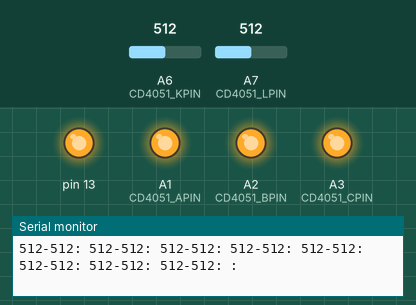
Recording of a sketch running on a simulated Arduino Nano, built with avr-gcc and run on an emulated ATmega328P. On the bench: output pins drawn as LEDs (lit = HIGH), the last lines printed to the serial monitor. Dashed ring = blinking. The inputs (shaded band) are chosen by the test bench; at power-on: A6 (CD4051_KPIN) = 512, A7 (CD4051_LPIN) = 512.

Above: at 1.2 s.
1.3 s: A6 (CD4051_KPIN) set to 495
At 1.71 s:
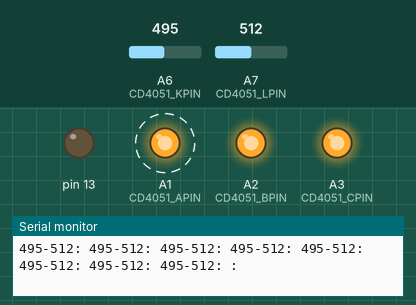
4.3 s: A7 (CD4051_LPIN) set to 0
7.3 s: A6 (CD4051_KPIN) set to 0
At 7.3 s:
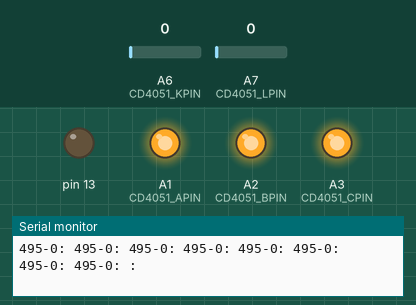
Timing chart, 0 to 10.3 s (numbered marks = the images above; inputs shaded):
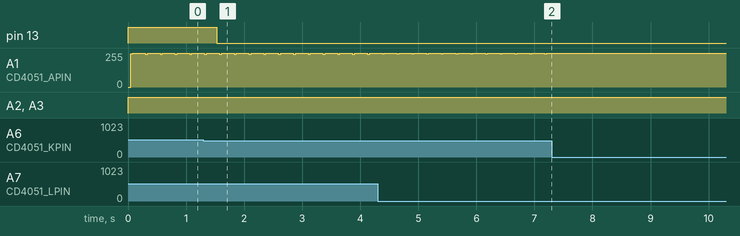

The sketch:

demo2.ino
```cpp
#define CD4051_APIN A1
#define CD4051_BPIN A2
#define CD4051_CPIN A3
#define CD4051_KPIN A6
#define CD4051_LPIN A7

#define OUTPIN CD4051_LPIN
//JRcd4051 JRcd4051(OUTPIN,CD4051_APIN,CD4051_BPIN,CD4051_CPIN);


int tcrt2,tcrt1;
void setup(){
pinMode(13,OUTPUT);
Serial.begin(115200);
pinMode(CD4051_APIN,OUTPUT);
pinMode(CD4051_BPIN,OUTPUT);
pinMode(CD4051_CPIN,OUTPUT);
}

void loop(){

for (int i=0;i<8;i++) {
  digitalWrite(CD4051_APIN,bitRead(i,0));
  digitalWrite(CD4051_BPIN,bitRead(i,1));
  digitalWrite(CD4051_CPIN,bitRead(i,2));

  tcrt1 = analogRead(CD4051_KPIN);
  tcrt2 = analogRead(CD4051_LPIN);
  analogWrite(13,tcrt1/4);
  Serial.print(tcrt1);
  Serial.print("-");
  Serial.print(tcrt2);
  Serial.print(": ");
}
  Serial.println(":");
  delay(250);
}
//https://showmeyourcode.org/how-to-use-tcrt5000-with-arduino/
```

Measured:
- the behaviour switches between 512 and 511 on A6 (CD4051_KPIN) (found by bisection; images 0 and 1)
- after the input at 1.3 s, pin 13: HIGH → LOW after 0.23 s
- after the input at 7.3 s, A1 (CD4051_APIN): stops changing and stays 255/255
